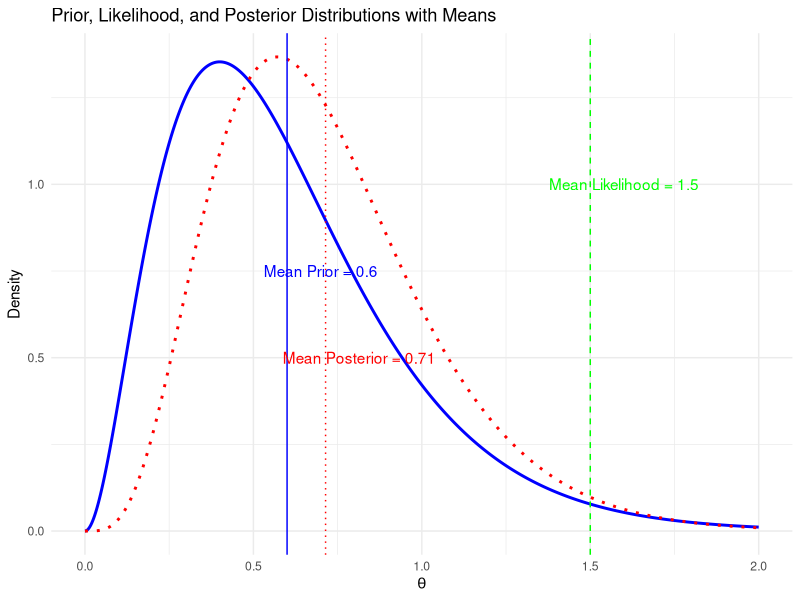

R code for this plot:
# Load necessary library
library(ggplot2)

# Prior parameters
alpha_prior <- 3.0
beta_prior <- 5.0

# Likelihood parameters
lambda <- 2.0 * 1.5  # Poisson(2.0 * theta) where theta = 1.5

# Posterior parameters
alpha_post <- alpha_prior + 2.0  # adding the observed count (since lambda is 2 * theta)
beta_post <- beta_prior + 2.0  # adding the scale parameter of the Poisson (2.0)

# Generate a sequence of theta values
theta <- seq(0, 2, length.out = 1000)

# Compute the density of the Gamma prior distribution
prior <- dgamma(theta, shape = alpha_prior, rate = beta_prior)

# Compute the likelihood of the Poisson distribution
likelihood <- dpois(2.0 * theta, lambda = lambda)

# Compute the density of the Gamma posterior distribution
posterior <- dgamma(theta, shape = alpha_post, rate = beta_post)

# Calculate the means of the distributions
mean_prior <- alpha_prior / beta_prior
mean_likelihood <- lambda / 2.0
mean_posterior <- alpha_post / beta_post

# Create a data frame for plotting
df <- data.frame(theta = theta, prior = prior, likelihood = likelihood, posterior = posterior)

# Plot the distributions
ggplot(df, aes(x = theta)) +
  geom_line(aes(y = prior), color = 'blue', size = 1, linetype = "solid", label = "Prior") +
  geom_line(aes(y = posterior), color = 'red', size = 1, linetype = "dotted", label = "Posterior") +
  geom_vline(xintercept = mean_prior, color = 'blue', linetype = "solid") +
  geom_vline(xintercept = mean_likelihood, color = 'green', linetype = "dashed") +
  geom_vline(xintercept = mean_posterior, color = 'red', linetype = "dotted") +
  annotate("text", x = mean_prior + 0.1, y = 0.75, label = paste("Mean Prior =", round(mean_prior, 2)), color = "blue") +
  annotate("text", x = mean_likelihood + 0.1, y = 1, label = paste("Mean Likelihood =", round(mean_likelihood, 2)), color = "green") +
  annotate("text", x = mean_posterior + 0.1, y = 0.5, label = paste("Mean Posterior =", round(mean_posterior, 2)), color = "red") +
  labs(title = 'Prior, Likelihood, and Posterior Distributions with Means', x = expression(theta), y = 'Density') +
  theme_minimal() +
  theme(legend.position = "bottom") +
  guides(color = guide_legend("Distributions")) +
  theme(legend.title = element_blank()) +
  scale_color_manual(values = c('blue', 'green', 'red'),
                     labels = c('Prior', 'Likelihood', 'Posterior'))
